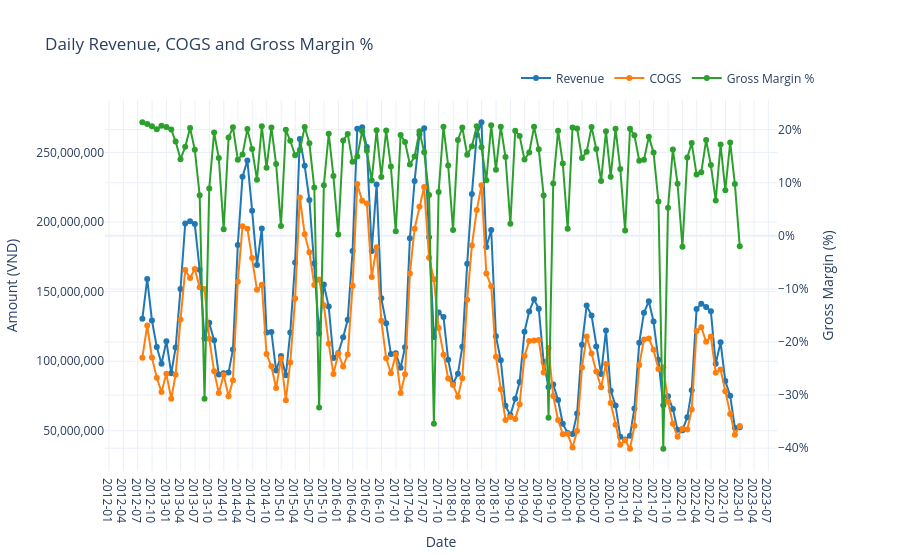

The code cell stored with this chart in its notebook:
### Markdown cell above
Góc 5: Revenue Leakage — Tiền đang chảy đi đâu?
**Câu hỏi kinh doanh:** Doanh thu thực tế bị mất bao nhiêu, do đâu?

**Mạch phân tích:**
- `order_items` → tính tổng `discount_amount` theo tháng → discount chiếm bao nhiêu % revenue gốc?
- Join với `promotions` → promotion nào tốn chi phí discount nhiều nhất nhưng không tăng quantity?
- Join với `returns` → refund_amount theo category → category nào có net revenue thấp nhất sau khi trừ return?
- **Prescriptive:** Cắt giảm promotion nào? Category nào cần cải thiện chất lượng?


Góc 6: Product Quality Loop — Vòng lặp chất lượng
**Câu hỏi kinh doanh:** Sản phẩm nào đang hại brand?

**Mạch phân tích:**
- Join `reviews` + `returns` + `products` theo `product_id`
- Cross `return_reason` với `rating` → sản phẩm rating thấp có return rate cao không?
- Segment nào (`Premium` vs `Standard`) có gap lớn nhất giữa kỳ vọng (price) và thực tế (rating)?
- `wrong_size` vs `defective` vs `changed_mind` → lý do nào controllable?
- **Prescriptive:** Đầu tư vào size guide, QC, hay product description?


Góc 7: Customer Purchase Pattern — Ai mua, mua khi nào?
**Câu hỏi kinh doanh:** Khi nào nên đẩy marketing/promotion?

**Mạch phân tích:**
- `orders` → aggregate theo tháng/quý → seasonality rõ không? (Tết, 11/11, Black Friday)
- `order_items` join `products` → category nào bán chạy theo mùa?
- `orders.order_source` + `orders.device_type` → channel nào convert tốt nhất?
- Cohort analysis: khách mua lần đầu tháng nào có retention cao nhất?
- **Prescriptive:** Lịch promotion tối ưu theo mùa + channel allocation

### Code cell
sales['Date'] = pd.to_datetime(sales['Date'])
sales = sales.sort_values('Date').reset_index(drop=True)
sales['gross_margin_pct'] = np.where(sales['Revenue'] != 0,
                                    (sales['Revenue'] - sales['COGS']) / sales['Revenue'],
                                    np.nan)

fig = make_subplots(specs=[[{"secondary_y": True}]])
fig.add_trace(
    go.Scatter(x=sales['Date'], y=sales['Revenue'], mode='lines+markers',
               name='Revenue', line=dict(color='#1f77b4')),
    secondary_y=False
)
fig.add_trace(
    go.Scatter(x=sales['Date'], y=sales['COGS'], mode='lines+markers',
               name='COGS', line=dict(color='#ff7f0e')),
    secondary_y=False
)

# Gross margin % on secondary y
fig.add_trace(
    go.Scatter(x=sales['Date'], y=sales['gross_margin_pct'], mode='lines+markers',
               name='Gross Margin %', line=dict(color='#2ca02c'),
               hovertemplate='%{x}<br>Gross Margin: %{y:.2%}'),
    secondary_y=True
)

# aggregate to month (use 'ME' for month end frequency)
sales_monthly = sales.set_index('Date').resample('ME').sum()[['Revenue','COGS']].reset_index()
sales_monthly['gross_margin_pct'] = np.where(
    sales_monthly['Revenue'] != 0,
    (sales_monthly['Revenue'] - sales_monthly['COGS']) / sales_monthly['Revenue'],
    np.nan
)

# replace traces data with monthly series
fig.data[0].x = sales_monthly['Date']
fig.data[0].y = sales_monthly['Revenue']
fig.data[1].x = sales_monthly['Date']
fig.data[1].y = sales_monthly['COGS']
fig.data[2].x = sales_monthly['Date']
fig.data[2].y = sales_monthly['gross_margin_pct']

# improve hover and x-axis display for months
fig.update_traces(selector=dict(name='Revenue'), hovertemplate='%{x|%Y-%m}<br>Revenue: %{y:,.0f}')
fig.update_traces(selector=dict(name='COGS'), hovertemplate='%{x|%Y-%m}<br>COGS: %{y:,.0f}')
fig.update_traces(selector=dict(name='Gross Margin %'), hovertemplate='%{x|%Y-%m}<br>Gross Margin: %{y:.2%}')
fig.update_xaxes(tickformat='%Y-%m', dtick="M3")  # show every 3 months for readability
fig.update_layout(
    title='Daily Revenue, COGS and Gross Margin %',
    xaxis_title='Date',
    template='plotly_white',
    legend=dict(orientation='h', yanchor='bottom', y=1.02, xanchor='right', x=1)
)
fig.update_yaxes(title_text='Amount (VND)', secondary_y=False, tickformat=',')
fig.update_yaxes(title_text='Gross Margin (%)', secondary_y=True, tickformat='.0%')

fig.show()
